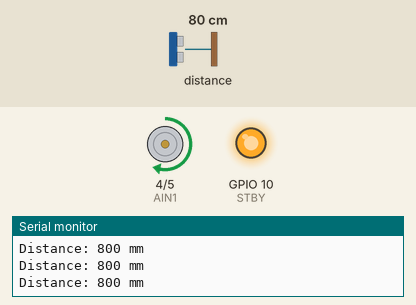
Recording of a sketch running on a simulated ESP32-S3. Shown: motor-driver pin pairs drawn as motors (green arrow = first pin HIGH = forward, orange = second pin HIGH = backward, longer = more drive, scaled by the enable pin, stopped while the standby pin is LOW), output pins drawn as LEDs (lit = HIGH), the last lines printed to the serial monitor. Inputs (shaded band) come from the test bench; at power-on: distance to the obstacle 80 cm.

Above: at 2.2 s.
2.3 s: distance to the obstacle set to 33 cm
3.8 s: distance to the obstacle set to 27 cm
At 4.6 s:
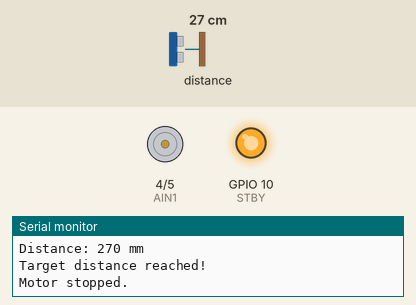
5.3 s: distance to the obstacle set to 35 cm
At 8.0 s:
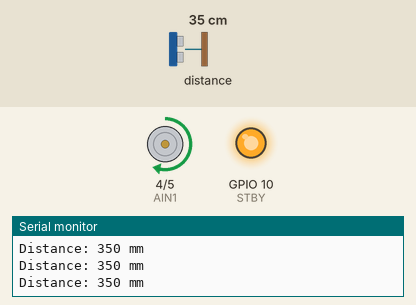
8.3 s: distance to the obstacle set to 2 cm
At 8.6 s:
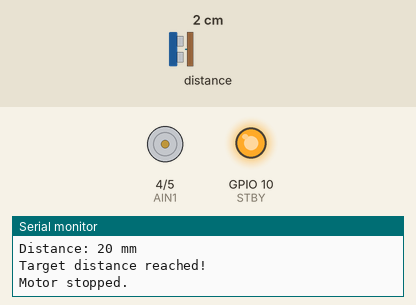
Timing chart, 0 to 10.8 s (numbered marks = the images above; inputs shaded):
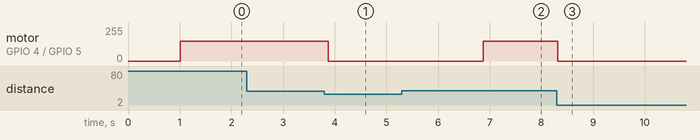

The sketch:

ToF_sensor_test.ino
```cpp
#include <Wire.h>
#include <VL53L1X.h>


// =====================================================
// NULA DeepSleep ESP32-S3 - I2C
// =====================================================

#define SDA_PIN 8
#define SCL_PIN 9


// =====================================================
// VL53L1X
// =====================================================

VL53L1X distanceSensor;


// =====================================================
// N20 MOTOR + TB6612FNG
// =====================================================

#define PWMA 7
#define AIN1 4
#define AIN2 5
#define STBY 10


void motor_forward(int speed){
  digitalWrite(AIN1, HIGH);
  digitalWrite(AIN2, LOW);

  analogWrite(PWMA, speed);
}


void motor_backward(int speed){
  digitalWrite(AIN1, LOW);
  digitalWrite(AIN2, HIGH);

  analogWrite(PWMA, speed);
}


void motor_stop(){
  analogWrite(PWMA, 0);

  digitalWrite(AIN1, LOW);
  digitalWrite(AIN2, LOW);
}


// =====================================================
// MOVE UNTIL TARGET DISTANCE
// =====================================================

void move_until_distance(uint16_t targetDistance, int speed){
  Serial.println();
  Serial.println("Starting movement...");

  Serial.print("Target distance: ");
  Serial.print(targetDistance);
  Serial.println(" mm");

  motor_forward(speed);

  while (true){
    uint16_t distance = distanceSensor.read();

    if (distanceSensor.timeoutOccurred())
    {
      Serial.println("VL53L1X TIMEOUT!");

      motor_stop();
      return;
    }

    Serial.print("Distance: ");
    Serial.print(distance);
    Serial.println(" mm");


    // Object is close enough
    if (distance <= targetDistance)
    {
      motor_stop();

      Serial.println("Target distance reached!");
      Serial.println("Motor stopped.");

      return;
    }

    delay(50);
  }
}


// =====================================================
// SETUP
// =====================================================

void setup(){
  Serial.begin(115200);

  delay(1000);


  // ---------------------------------------------------
  // I2C
  // ---------------------------------------------------

  Wire.begin(SDA_PIN, SCL_PIN);


  // ---------------------------------------------------
  // Motor pins
  // ---------------------------------------------------

  pinMode(PWMA, OUTPUT);
  pinMode(AIN1, OUTPUT);
  pinMode(AIN2, OUTPUT);
  pinMode(STBY, OUTPUT);


  // Aktiviraj TB6612FNG
  digitalWrite(STBY, HIGH);

  motor_stop();


  // ---------------------------------------------------
  // VL53L1X
  // ---------------------------------------------------

  distanceSensor.setTimeout(500);

  if (!distanceSensor.init())
  {
    Serial.println("VL53L1X not detected!");

    while (1)
    {
      motor_stop();
      delay(100);
    }
  }

  Serial.println("VL53L1X detected!");

  // Start continuous measurements
  distanceSensor.startContinuous(50);


  Serial.println();
  Serial.println("================================");
  Serial.println("N20 + VL53L1X");
  Serial.println("================================");
}


// =====================================================
// LOOP
// =====================================================

void loop(){
  // Move forward until the sensor is
  // 300 mm away from the object.
  //
  // 300 = target distance in millimeters
  // 150 = motor speed (0-255)

  move_until_distance(300, 150);


  // Wait after reaching the target
  delay(3000);
}
```

Measured:
- the behaviour switches between 31 and 30 cm on distance to the obstacle (found by bisection; images 0 and 1)
- after the input at 3.8 s, motor on GPIO 4 (AIN1) / GPIO 5 (AIN2): forward 150/255 → stopped after 0.07 s
- after the input at 5.3 s, motor on GPIO 4 (AIN1) / GPIO 5 (AIN2): goes on until 6.9 s, then stays forward 150/255
- after the input at 8.3 s, motor on GPIO 4 (AIN1) / GPIO 5 (AIN2): forward 150/255 → stopped at once
